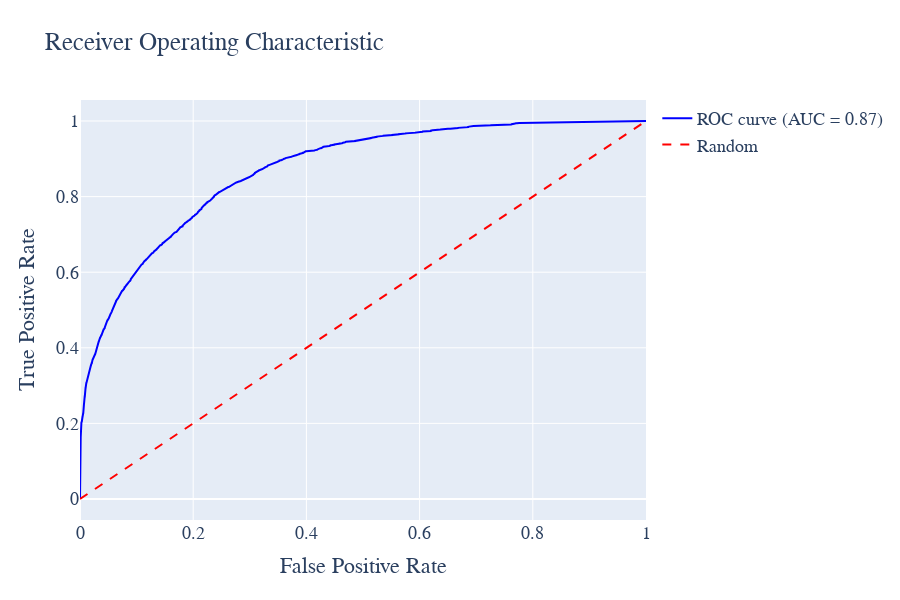

The code cell stored with this chart in its notebook:
### Code cell
# %%
import plotly.graph_objects as go
from sklearn.metrics import roc_curve, auc

# 计算ROC曲线
roc_auc = auc(fpr, tpr)

# 计算ROC曲线
roc_auc = auc(fpr, tpr)

# 创建布局
layout = go.Layout(
    title='Receiver Operating Characteristic',
    xaxis=dict(title='False Positive Rate'),
    yaxis=dict(title='True Positive Rate'),
    hovermode='closest',
    width=900, height=600,
    font=dict(family='Times New Roman', size=18)
)

# 创建ROC曲线图形
roc_trace = go.Scatter(
    x=fpr,
    y=tpr,
    mode='lines',
    line=dict(color='blue', width=2),
    name='ROC curve (AUC = %0.2f)' % roc_auc
)

# 创建对角线图形
diagonal_trace = go.Scatter(
    x=[0, 1],
    y=[0, 1],
    mode='lines',
    line=dict(color='red', width=2, dash='dash'),
    name='Random'
)

# 创建图表数据
data = [roc_trace, diagonal_trace]

# 创建图表
fig = go.Figure(data=data, layout=layout)

fig.write_html('Image/4_9_3.html')
# 显示图表
fig.show()

### Figure 1 — Plotly figure (JSON) as saved in the notebook; plotly's stock layout.template omitted (floating-point values rounded to 4 significant figures; data arrays with more than 128 entries replaced by an {"elided": "..."} marker saying what was removed)
{"data": [{"line": {"color": "blue", "width": 2}, "mode": "lines", "name": "ROC curve (AUC = 0.87)", "type": "scatter", "x": {"elided": "3875 float values"}, "y": {"elided": "3875 float values"}}, {"line": {"color": "red", "dash": "dash", "width": 2}, "mode": "lines", "name": "Random", "type": "scatter", "x": [0, 1], "y": [0, 1]}], "layout": {"font": {"family": "Times New Roman", "size": 18}, "height": 600, "hovermode": "closest", "title": {"text": "Receiver Operating Characteristic"}, "width": 900, "xaxis": {"title": {"text": "False Positive Rate"}}, "yaxis": {"title": {"text": "True Positive Rate"}}}}
